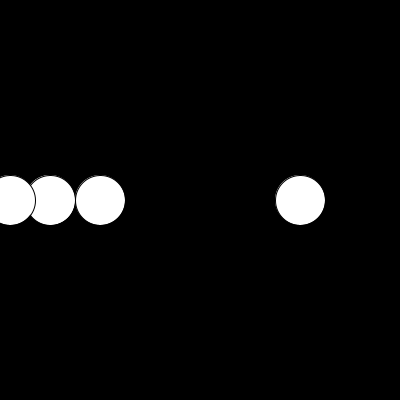
Frame 1 (no input)
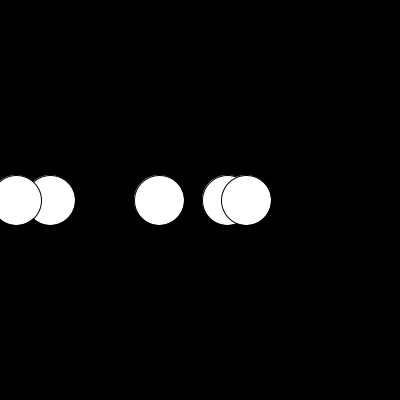
Frame 60 (the mouse pressed at the canvas centre just before this capture)
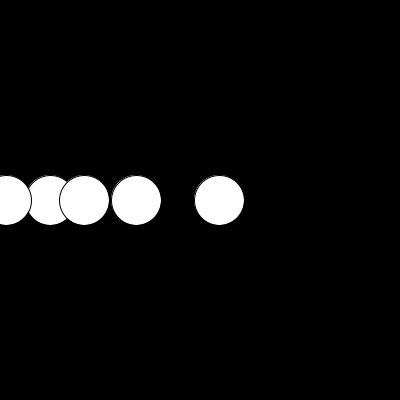
Frame 120 (the mouse held since frame 60 and released just before this capture)

The Processing sketch that drew these frames (run headless with seeded random() and noise(); from frame 60 on, the mouse is pressed at the canvas centre):

// Processing sketch: for_arrays
// ── for_arrays.pde
int[] x = {50, 100, 300, 50, 10};
int i; // COUNTER

void setup() {
  size(400, 400);
}

void draw() {
  background(0);
  for (int i = 0; i < x.length; i++) {
    ellipse(x[i], height/2, 50, 50);
    //x[i]++;
    x[i] += i;

    if (x[i] > width) {
      x[i] = 0;
    }
  }
}
